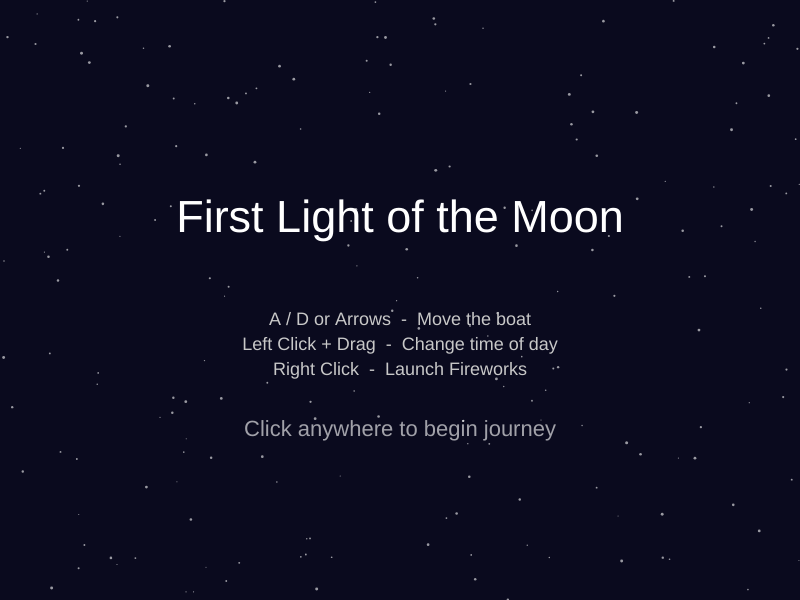
Frame 1 (no input)
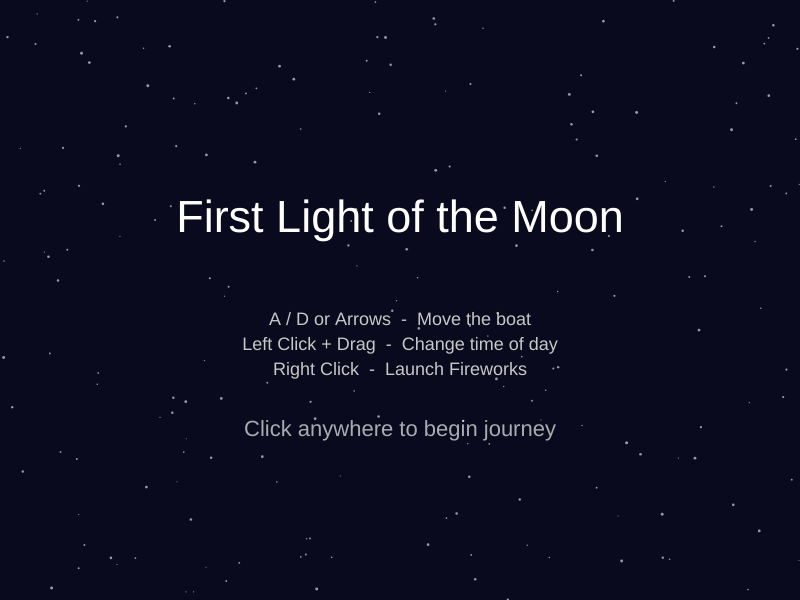
Frame 60 (no input)
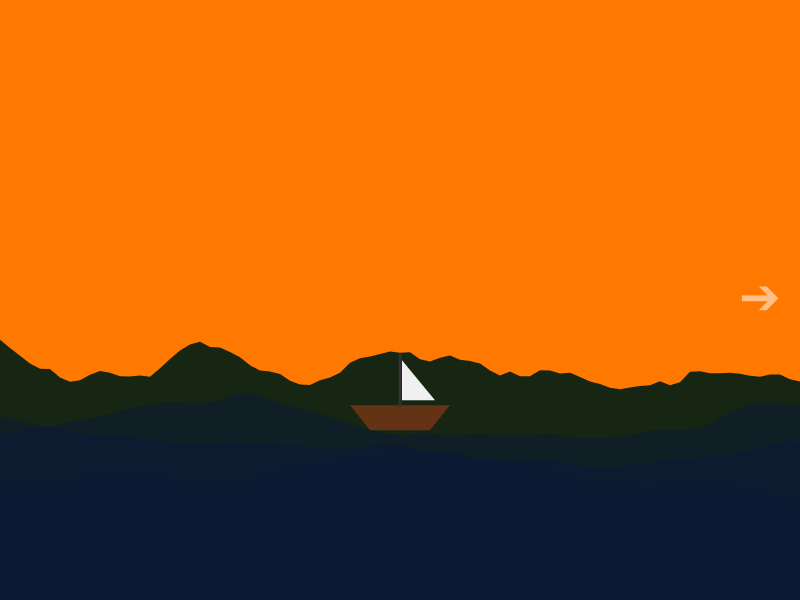
Frame 120 (the mouse pressed at the canvas centre since frame 60)

The p5.js sketch that drew these frames (run headless with seeded random() and noise() and a simulated clock; from frame 60 on, the mouse is pressed at the canvas centre):

// p5.js sketch
// ── sketch.js
// Alexander Morales - First Light of the Moon
// my project about different worlds and how they feel with shapes

// --- STATE AND ENVIRONMENT VARIABLES ---
let state = "menu"; 
let environment = 1; // 1: Normal, 2: Alien, 3: Negative, 4: Hueco Mundo
let gravity;
let fireworks = []; 
let stars = [];     
let boatX = 400;    
let t = 0;          // Time of day (0 to 1)

function setup() {
  createCanvas(800, 600);
  gravity = createVector(0, 0.15); // global gravity for the sparks

  // making some random stars for the night
  for (let i = 0; i < 200; i++) {
    stars.push({
      x: random(width),
      y: random(height),
      size: random(1, 3)
    });
  }
  
  // disable right click so i can use it for the fireworks
  document.oncontextmenu = function() { return false; };
  textAlign(CENTER, CENTER);
}

function draw() {
  if (state === "menu") {
    drawMenu();
  } else if (state === "scene") {
    drawScene();
  }
}

// --- START SCREEN ---
function drawMenu() {
  background(10, 10, 30); 
  
  // draw my stars in background
  fill(255, 150);
  noStroke();
  for (let s of stars) {
    ellipse(s.x, s.y, s.size);
  }

  fill(255);
  textSize(45);
  text("First Light of the Moon", width / 2, height / 2 - 80);
  
  // instructions for the player
  textSize(18);
  fill(200);
  text("A / D or Arrows  -  Move the boat", width / 2, height / 2 + 20);
  text("Left Click + Drag  -  Change time of day", width / 2, height / 2 + 45);
  text("Right Click  -  Launch Fireworks", width / 2, height / 2 + 70);

  // little animation for the text
  let opacity = map(sin(frameCount * 0.05), -1, 1, 50, 255);
  fill(255, 255, 255, opacity);
  textSize(22);
  text("Click anywhere to begin journey", width / 2, height / 2 + 130);
}

// --- MAIN SCENE ---
function drawScene() {
  
  // 1. WORLD TRAVEL
  // if boat go off screen, i move to next world
  if (boatX > width + 50) {
    environment++; 
    boatX = -50; 

    // reset everything if i pass the last world
    if (environment > 4) {
      state = "menu";
      environment = 1; 
      boatX = 400;     
      return;          
    }
  }

  // 2. BOAT MOVEMENT
  let bobbing = sin(frameCount * 0.05) * 10;
  let isMoving = false; 

  // check if i press keys to move
  if (keyIsDown(65) || keyIsDown(LEFT_ARROW)) { 
    boatX -= 3;
    isMoving = true; 
  }
  if (keyIsDown(68) || keyIsDown(RIGHT_ARROW)) { 
    boatX += 3;
    isMoving = true; 
  }

  // sail color change when moving
  let sailColor = isMoving ? color(0, 150, 255) : color(240);

  // time logic: mouse controls the cycle
  if (mouseIsPressed && mouseButton === LEFT) {
    t = map(mouseY, 0, height, 0, 1, true);
  }

  // 3. SKY COLORS BY ENVIRONMENT
  let skyColor;

  if (environment === 4) {
    // Hueco Mundo is always black sky
    skyColor = color(0); 
  } 
  else if (environment === 2) {
    // Alien World colors
    if (t < 0.5) {
      // morning for alien world
      skyColor = lerpColor(color(200, 50, 150), color(50, 255, 200), t * 2);
    } else {
      // night for alien world
      skyColor = lerpColor(color(50, 255, 200), color(20, 0, 40), (t - 0.5) * 2);
    }
  } 
  else {
    // Normal World and Negative World
    if (t < 0.5) {
      skyColor = lerpColor(color(135, 206, 235), color(255, 120, 0), t * 2);
    } else {
      skyColor = lerpColor(color(255, 120, 0), color(10, 10, 30), (t - 0.5) * 2);
    }
  }
  background(skyColor);

  // 4. STARS
  // stars only show when it get dark
  let starAlpha = map(t, 0.6, 1, 0, 255, true);
  fill(environment === 2 ? color(150, 255, 200, starAlpha) : color(255, starAlpha));
  noStroke();
  for (let s of stars) {
    ellipse(s.x, s.y, s.size);
  }

  // 5. SUN AND MOON
  if (t < 0.5) {
    let sunY = map(t, 0, 0.5, height * 0.2, height * 0.8);
    drawSun(width / 2, sunY, 80);
  } else {
    let moonY = map(t, 0.5, 1, height * 0.8, height * 0.2);
    drawMoon(width / 2, moonY, 60);
  }

  // 6. FIREWORKS
  // update and clean up the array
  for (let i = fireworks.length - 1; i >= 0; i--) {
    fireworks[i].update();
    fireworks[i].display();
    if (fireworks[i].done) fireworks.splice(i, 1);
  }

  // 7. DRAWING EVERYTHING
  drawLand(t);
  drawBoat(boatX, height * 0.68 + bobbing, sailColor);
  drawWaves(t);

  // arrow to tell player where to go
  let arrowAlpha = map(sin(frameCount * 0.1), -1, 1, 100, 255);
  fill(255, arrowAlpha);
  textSize(50);
  text("➔", width - 40, height / 2);

  // world 3 special effect
  if (environment === 3) filter(INVERT);
}

// --- MOUSE CLICK ---
function mousePressed() {
  if (state === "menu") {
    state = "scene";
  } else if (state === "scene") {
    // launch fireworks if is night or if im in Hueco Mundo
    if (mouseButton === RIGHT && (t > 0.4 || environment === 4)) { 
      fireworks.push(new Fireworks(mouseX, height * 0.7)); 
    }
  }
}

// --- DRAWING HELPERS ---

function drawBoat(x, y, sColor) {
  push();
  translate(x, y);
  fill(100, 50, 20); 
  noStroke();
  quad(-50, 0, 50, 0, 30, 25, -30, 25); // the boat body
  stroke(50);
  strokeWeight(3);
  line(0, 0, 0, -50); // mast for the sail
  noStroke();
  fill(sColor); 
  triangle(2, -5, 2, -45, 35, -5); // the actual sail
  pop();
}

function drawLand(t) {
  let cDay, cNight;
  
  if (environment === 4) { 
    cDay = color(240); cNight = color(180); // White sands
  } else if (environment === 2) { 
    cDay = color(150, 80, 40); cNight = color(30, 10, 20); // Alien land
  } else { 
    cDay = color(40, 60, 30); cNight = color(5, 15, 5); // Normal grass
  }
  
  let landColor = lerpColor(cDay, cNight, t);
  fill(landColor);
  noStroke();
  beginShape();
  vertex(0, height);
  for (let x = 0; x <= width; x += 10) {
    let h = noise(x * 0.01) * 120; // use noise for hills
    vertex(x, height * 0.7 - h);
  }
  vertex(width, height);
  endShape(CLOSE);
}

function drawWaves(t) {
  let cDay, cNight;

  if (environment === 4) { 
    cDay = color(200); cNight = color(150); // Silver water
  } else if (environment === 2) {
    cDay = color(100, 20, 50); cNight = color(20, 5, 15); // Alien water
  } else {
    cDay = color(20, 40, 80); cNight = color(5, 10, 25); // Blue water
  }
  
  let waveColor = lerpColor(cDay, cNight, t);
  noStroke();
  // draw 4 layers of waves for depth
  for (let i = 0; i < 4; i++) {
    fill(red(waveColor), green(waveColor), blue(waveColor), 150 + (i * 20));
    beginShape();
    vertex(0, height);
    for (let x = 0; x <= width; x += 10) {
      let noiseVal = noise(x * 0.005, frameCount * 0.01 + (i * 100));
      let waveHeight = map(noiseVal, 0, 1, -50, 50);
      let y = (height * 0.7) + (i * 30) + waveHeight;
      vertex(x, y);
    }
    vertex(width, height);
    endShape(CLOSE);
  }
}

function drawSun(x, y, r) {
  push();
  if (environment === 4) {
    fill(0); stroke(255); strokeWeight(2);
    drawingContext.shadowBlur = 20;
    drawingContext.shadowColor = 'rgba(255, 255, 255, 0.8)';
    circle(x, y, r * 2); // Black sun look
  } else {
    let grad = drawingContext.createRadialGradient(x, y, 0, x, y, r);
    if (environment === 2) {
      grad.addColorStop(0, 'rgba(50, 255, 100, 1)');
      grad.addColorStop(1, 'rgba(0, 150, 200, 1)');
    } else {
      grad.addColorStop(0, 'rgba(255, 255, 0, 1)');
      grad.addColorStop(1, 'rgba(255, 60, 0, 1)');
    }
    drawingContext.fillStyle = grad;
    noStroke();
    circle(x, y, r * 2);
  }
  pop();
}

function drawMoon(x, y, radius) {
  push();
  let grad = drawingContext.createRadialGradient(x, y, 0, x, y, radius);
  grad.addColorStop(0, '#f5f5f5');
  grad.addColorStop(1, '#bcbcbc');
  drawingContext.shadowBlur = 30;
  
  if (environment === 2) {
    drawingContext.shadowColor = 'rgba(200, 100, 255, 0.5)';
  } else {
    drawingContext.shadowColor = 'rgba(255, 255, 255, 0.5)';
  }
  
  drawingContext.fillStyle = grad;
  noStroke();
  ellipse(x, y, radius * 2); 
  pop();
}
// ── fireworks.js
class Fireworks {
  constructor(x, y) {
    this.pos = createVector(x, y);
    this.vel = createVector(0, random(-13, -9)); // Speed going UP
    this.explode = false;
    this.done = false;
    
    // Environment-based coloring
    if (environment === 4) {
      this.color = color(255); // White for Hueco Mundo
    } else if (environment === 2) {
      this.color = color(random(100, 255), 255, random(100, 255)); 
    } else {
      this.color = color(random(255), random(255), random(255)); 
    }

    // Create the initial rocket
    this.rocket = new Particle(this.pos.x, this.pos.y, this.vel.x, this.vel.y, false, this.color);
    this.particles = [];
  }

  update() {
    if (!this.explode) {
      this.rocket.applyForce(gravity);
      this.rocket.update();
      // When it stops going up, EXPLODE
      if (this.rocket.vel.y >= 0) {
        this.exploded();
      }
    } else {
      for (let i = this.particles.length - 1; i >= 0; i--) {
        this.particles[i].applyForce(gravity);
        this.particles[i].update();
        if (this.particles[i].done()) {
          this.particles.splice(i, 1);
        }
      }
      if (this.particles.length === 0) this.done = true;
    }
  }

  display() {
    if (!this.explode) {
      this.rocket.display();
    } else {
      for (let p of this.particles) p.display();
    }
  }

  exploded() {
    this.explode = true;
    for (let i = 0; i < 60; i++) {
      let pVel = p5.Vector.random2D().mult(random(2, 7));
      // Create fragments
      this.particles.push(new Particle(this.rocket.pos.x, this.rocket.pos.y, pVel.x, pVel.y, true, this.color));
    }
  }
}
// ── particle.js
class Particle {
  constructor(x, y, vx, vy, isExplosion, c) {
    this.pos = createVector(x, y);
    this.vel = createVector(vx, vy);
    this.acc = createVector(0, 0);
    this.color = c;
    this.lifespan = 255;
    this.isExplosion = isExplosion;
    this.size = isExplosion ? random(2, 5) : 8; 
  }

  applyForce(force) {
    this.acc.add(force);
  }

  update() {
    this.vel.add(this.acc);
    this.pos.add(this.vel);
    this.acc.mult(0); // Important: Clear forces for next frame
    
    if (this.isExplosion) {
      this.lifespan -= 4; // Fade out fragments
    }
  }

  done() {
    return this.lifespan < 0;
  }

  display() {
    push();
    // Using the alpha (lifespan) to make it disappear
    stroke(red(this.color), green(this.color), blue(this.color), this.lifespan);
    strokeWeight(this.size);
    point(this.pos.x, this.pos.y);
    pop();
  }
}
